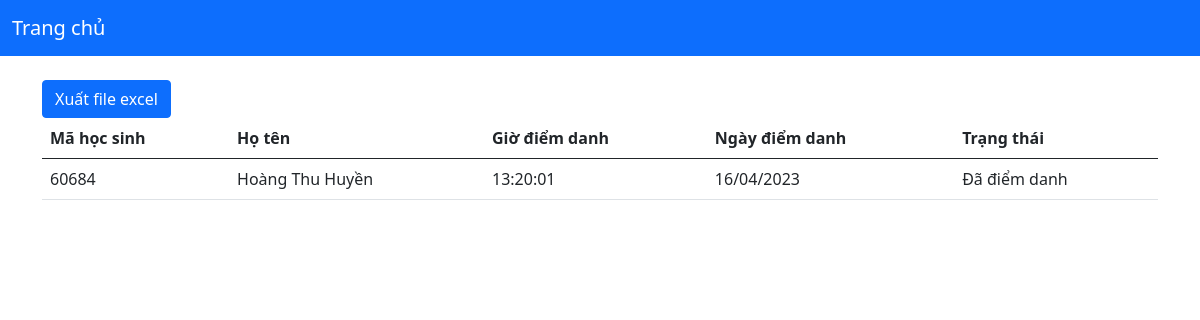
Screenshot of /diem-danh/get/1 with the database file from the repository.
### tables this page shows
CREATE TABLE HocSinh(
        Id integer primary key autoincrement,
        HoTen text,
        Lop integer not null,
        KhuonMat1 text,
        KhuonMat2 text,
        KhuonMat3 text,
        EmbFace1 text,
        EmbFace2 text,
        EmbFace3 text
    );

CREATE TABLE DiemDanh(
        Id integer primary key autoincrement,
        GioDiemDanh text,
        NgayDiemDanh text,
        IdHocSinh integer not null 
    );

### app.py (the view)
@app.route('/diem-danh/get/<int:id>', methods=['GET'])
def get_diem_danh(id):
    ds_diem_danh = DiemDanhDal.get_trang_thai_diem_danh(id)
    Constants.IDLOP = id
    return render_template('diem-danh/index.html', diemDanhs=ds_diem_danh)

### dal/DiemDanhDal.py (called while the page is built)
def get_trang_thai_diem_danh(idLop: int):
    ds_hoc_sinh = get_ds_hoc_sinh_theo_lop(idLop)
    ds_diem_danh = get_diem_danh_theo_lop_hom_nay(idLop)
    ds_trang_thai = []
    for hoc_sinh in ds_hoc_sinh:
        trang_thai_diem_danh = TrangThaiDiemDanh()
        trang_thai_diem_danh.IdHocSinh = hoc_sinh.Id
        trang_thai_diem_danh.TenHocSinh = hoc_sinh.HoTen
        trang_thai_diem_danh.TrangThai = "Chưa điểm danh"
        for diem_danh in ds_diem_danh:
            if hoc_sinh.Id == diem_danh.IdHocSinh:
                trang_thai_diem_danh.TrangThai = "Đã điểm danh"
                trang_thai_diem_danh.NgayDiemDanh = diem_danh.NgayDiemDanh
                trang_thai_diem_danh.GioDiemDanh = diem_danh.GioDiemDanh
        ds_trang_thai.append(trang_thai_diem_danh)
    return ds_trang_thai

### templates/diem-danh/index.html (shortened to what this page needs)
<!DOCTYPE html>
<html lang="en">
<head>
    <link href="https://cdn.jsdelivr.net/npm/bootstrap@5.0.2/dist/css/bootstrap.min.css" rel="stylesheet"
>
</head>
<body>
<nav class="navbar navbar-dark bg-primary navbar-expand-lg">
    <div class="container-fluid">
        <a class="navbar-brand" href="/">Trang chủ</a>
    </div>
</nav>
<br>
<div class="container">
    <a class="btn btn-primary" href="/diem-danh/xuat-file">Xuất file excel</a>
    <table class="table">
        <thead>
        <tr>
            <th scope="col">Mã học sinh</th>
            <th scope="col">Họ tên</th>
            <th scope="col">Giờ điểm danh</th>
            <th scope="col">Ngày điểm danh</th>
            <th scope="col">Trạng thái</th>
        </tr>
        </thead>
        <tbody>
        {% for diemDanh in diemDanhs %}
        <tr>
            <td>{{diemDanh.IdHocSinh}}</td>
            <td>{{diemDanh.TenHocSinh}}</td>
            <td>{{diemDanh.GioDiemDanh}}</td>
            <td>{{diemDanh.NgayDiemDanh}}</td>
            <td>{{diemDanh.TrangThai}}</td>
        </tr>
        {% endfor %}
        </tbody>
    </table>
</div>
</body>
</html>

### rows the page displays
HocSinh: IdHocSinh "60684", TenHocSinh "Hoàng Thu Huyền"
DiemDanh: GioDiemDanh "13:20:01", NgayDiemDanh "16/04/2023"

### other values shown
{{ diemDanh.TrangThai }} "Đã điểm danh"
